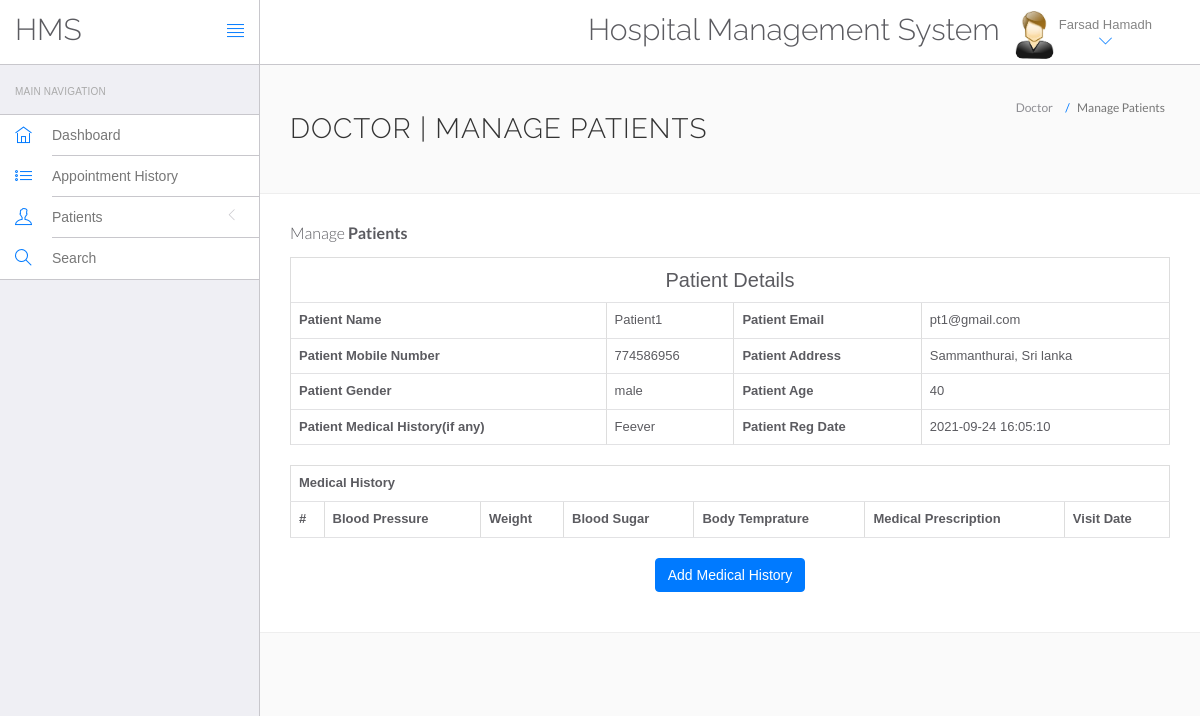
/WEB app development/System/Wintan Hospital Web Application/hms/doctor/view-patient.php?viewid=1 (signed in), run on the app's committed database.
### tables this page shows
CREATE TABLE `doctors` (
  `id` int(11) NOT NULL,
  `specilization` varchar(255) NOT NULL,
  `doctorName` varchar(255) NOT NULL,
  `address` longtext NOT NULL,
  `docFees` varchar(255) NOT NULL,
  `contactno` int(10) NOT NULL,
  `docEmail` varchar(255) NOT NULL,
  `password` varchar(255) NOT NULL,
  `creationDate` timestamp NOT NULL DEFAULT current_timestamp(),
  `updationDate` timestamp NOT NULL DEFAULT current_timestamp() ON UPDATE current_timestamp()
);

CREATE TABLE `tblpatient` (
  `ID` int(11) NOT NULL,
  `Docid` int(11) NOT NULL,
  `PatientName` varchar(255) NOT NULL,
  `PatientContno` int(10) NOT NULL,
  `PatientEmail` varchar(255) NOT NULL,
  `PatientGender` varchar(7) NOT NULL,
  `PatientAdd` mediumtext NOT NULL,
  `PatientAge` int(11) NOT NULL,
  `PatientMedhis` mediumtext NOT NULL,
  `CreationDate` timestamp NOT NULL DEFAULT current_timestamp(),
  `UpdationDate` timestamp NOT NULL DEFAULT current_timestamp() ON UPDATE current_timestamp()
);

### WEB app development/System/Wintan Hospital Web Application/hms/doctor/view-patient.php (the view, shortened to what this page needs)
<?php
include('include/config.php');
?>
<!DOCTYPE html>
<html lang="en">
	<head>
		<link rel="stylesheet" href="vendor/bootstrap/css/bootstrap.min.css">
		<link rel="stylesheet" href="vendor/fontawesome/css/font-awesome.min.css">
		<link rel="stylesheet" href="vendor/themify-icons/themify-icons.min.css">
		<link href="vendor/animate.css/animate.min.css" rel="stylesheet" media="screen">
		<link href="vendor/perfect-scrollbar/perfect-scrollbar.min.css" rel="stylesheet" media="screen">
		<link href="vendor/switchery/switchery.min.css" rel="stylesheet" media="screen">
		<link href="vendor/bootstrap-touchspin/jquery.bootstrap-touchspin.min.css" rel="stylesheet" media="screen">
		<link href="vendor/select2/select2.min.css" rel="stylesheet" media="screen">
		<link href="vendor/bootstrap-datepicker/bootstrap-datepicker3.standalone.min.css" rel="stylesheet" media="screen">
		<link href="vendor/bootstrap-timepicker/bootstrap-timepicker.min.css" rel="stylesheet" media="screen">
		<link rel="stylesheet" href="assets/css/styles.css">
		<link rel="stylesheet" href="assets/css/plugins.css">
		<link rel="stylesheet" href="assets/css/themes/theme-1.css" id="skin_color" />
	</head>
	<body>
		<div id="app">
<?php include('include/sidebar.php');?>
<div class="app-content">
<?php include('include/header.php');?>
<div class="main-content" >
<div class="wrap-content container" id="container">
<section id="page-title">
<div class="row">
<div class="col-sm-8">
<h1 class="mainTitle">Doctor | Manage Patients</h1>
</div>
<ol class="breadcrumb">
<li>
<span>Doctor</span>
</li>
<li class="active">
<span>Manage Patients</span>
</li>
</ol>
</div>
</section>
<div class="container-fluid container-fullw bg-white">
<div class="row">
<div class="col-md-12">
<h5 class="over-title margin-bottom-15">Manage <span class="text-bold">Patients</span></h5>
<?php
                               $vid=$_GET['viewid'];
                               $ret=mysqli_query($con,"select * from tblpatient where ID='$vid'");
while ($row=mysqli_fetch_array($ret)) {
                               ?>
<table border="1" class="table table-bordered">
 <tr align="center">
<td colspan="4" style="font-size:20px;color:blue">
 Patient Details</td></tr>
    <tr>
    <th scope>Patient Name</th>
    <td><?php  echo $row['PatientName'];?></td>
    <th scope>Patient Email</th>
    <td><?php  echo $row['PatientEmail'];?></td>
  </tr>
  <tr>
    <th scope>Patient Mobile Number</th>
    <td><?php  echo $row['PatientContno'];?></td>
    <th>Patient Address</th>
    <td><?php  echo $row['PatientAdd'];?></td>
  </tr>
    <tr>
    <th>Patient Gender</th>
    <td><?php  echo $row['PatientGender'];?></td>
    <th>Patient Age</th>
    <td><?php  echo $row['PatientAge'];?></td>
  </tr>
  <tr>
    <th>Patient Medical History(if any)</th>
    <td><?php  echo $row['PatientMedhis'];?></td>
     <th>Patient Reg Date</th>
    <td><?php  echo $row['CreationDate'];?></td>
  </tr>
<?php }?>
</table>
<table id="datatable" class="table table-bordered dt-responsive nowrap" style="border-collapse: collapse; border-spacing: 0; width: 100%;">
  <tr align="center">
   <th colspan="8" >Medical History</th>
  </tr>
  <tr>
    <th>#</th>
<th>Blood Pressure</th>
<th>Weight</th>
<th>Blood Sugar</th>
<th>Body Temprature</th>
<th>Medical Prescription</th>
<th>Visit Date</th>
</tr>
</table>
<p align="center">
 <button class="btn btn-primary waves-effect waves-light w-lg" data-toggle="modal" data-target="#myModal">Add Medical History</button></p>
</div>
</div>
</div>
</div>
		</div>
	</body>
</html>

### WEB app development/System/Wintan Hospital Web Application/hms/doctor/include/header.php (shortened to what this page needs)
<header class="navbar navbar-default navbar-static-top">
					<div class="navbar-header">
						<a class="navbar-brand" href="#">
							<h2 style="padding-top:20% ">HMS</h2>
						</a>
						<a href="#" class="sidebar-toggler pull-right visible-md visible-lg" data-toggle-class="app-sidebar-closed" data-toggle-target="#app">
							<i class="ti-align-justify"></i>
						</a>
					</div>
					<div class="navbar-collapse collapse">
						<ul class="nav navbar-right">
								<li  style="padding-top:2% ">
								<h2>Hospital Management System</h2>
							</li>
							<li class="dropdown current-user">
								<a href class="dropdown-toggle" data-toggle="dropdown">
									<img src="assets/images/images.jpg" > <span class="username">
									<?php $query=mysqli_query($con,"select doctorName from doctors where id='".$_SESSION['id']."'");
while($row=mysqli_fetch_array($query))
{
	echo $row['doctorName'];
}
									?> <i class="ti-angle-down"></i></i></span>
								</a>
							</li>
						</ul>
					</div>
				</header>

### WEB app development/System/Wintan Hospital Web Application/hms/doctor/assets/css/themes/theme-1.css (style rules this page uses)
body { background: #FAFAFA; }
header .navbar-header { background: #ffffff !important; border-right-color: #c8c7cc !important; border-bottom-color: #c8c7cc !important; }
header .navbar-header .sidebar-toggler, header .navbar-header .sidebar-mobile-toggler { color: #007aff !important; }
header .navbar-header .navbar-brand { color: #777 !important; }
header .navbar-collapse { background: #ffffff !important; border-bottom-color: #c8c7cc !important; box-shadow: none !important; }
header .navbar-collapse .navbar-right > li > a { color: #777; }
header .navbar-collapse .navbar-right > li > a i { color: #007aff !important; }

### data on the page
doctors: doctorName "Farsad Hamadh"
tblpatient: PatientName "Patient1", PatientEmail "pt1@gmail.com", PatientContno "774586956", PatientAdd "Sammanthurai, Sri lanka", PatientGender "male", PatientAge "40", PatientMedhis "Feever", CreationDate "2021-09-24 16:05:10"
